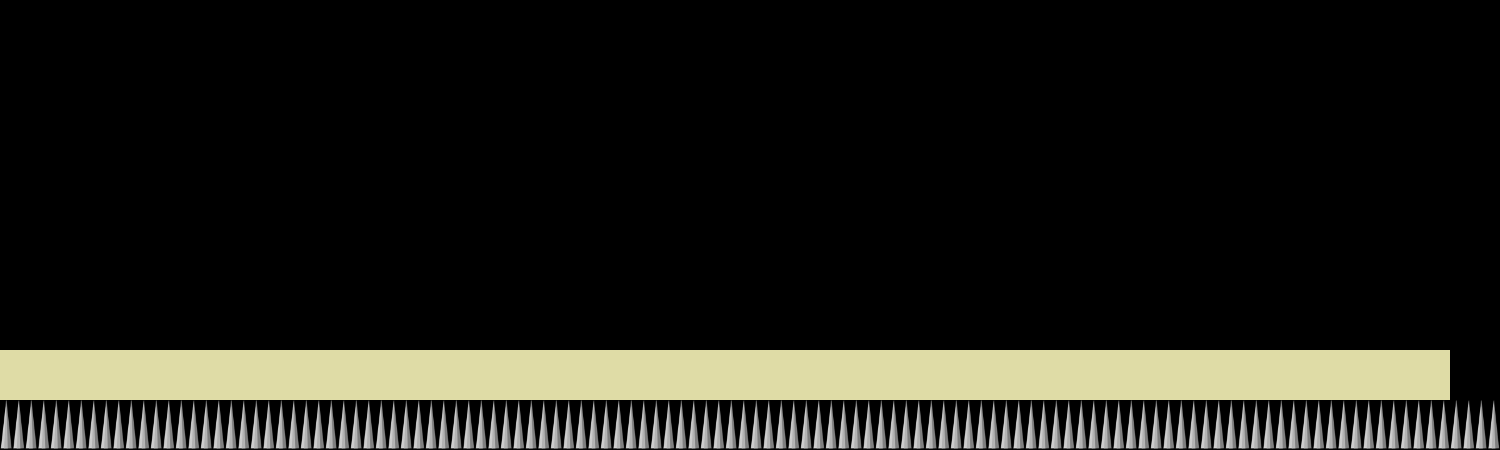

This game map was drawn from its Tiled (.tmx) file and the tilesets committed beside it. A one-line description and the trimmed map source follow:
An orthogonal 30x9 tile map with 50x50 px tiles, 1 tile layer (Foreground).

<map version="1.0" orientation="orthogonal" width="30" height="9" tilewidth="50" tileheight="50">
 <tileset firstgid="1" name="l1" tilewidth="50" tileheight="50">
  <image source="l1.png" trans="00007f" width="150" height="50" />
 </tileset>
 <layer name="Foreground" width="30" height="9">
  <properties>
   <property name="tileset" value="l1" />
  </properties>
  <data>[270 cells, 59 non-empty, 2 distinct tile ids]</data>
 </layer>
</map>
